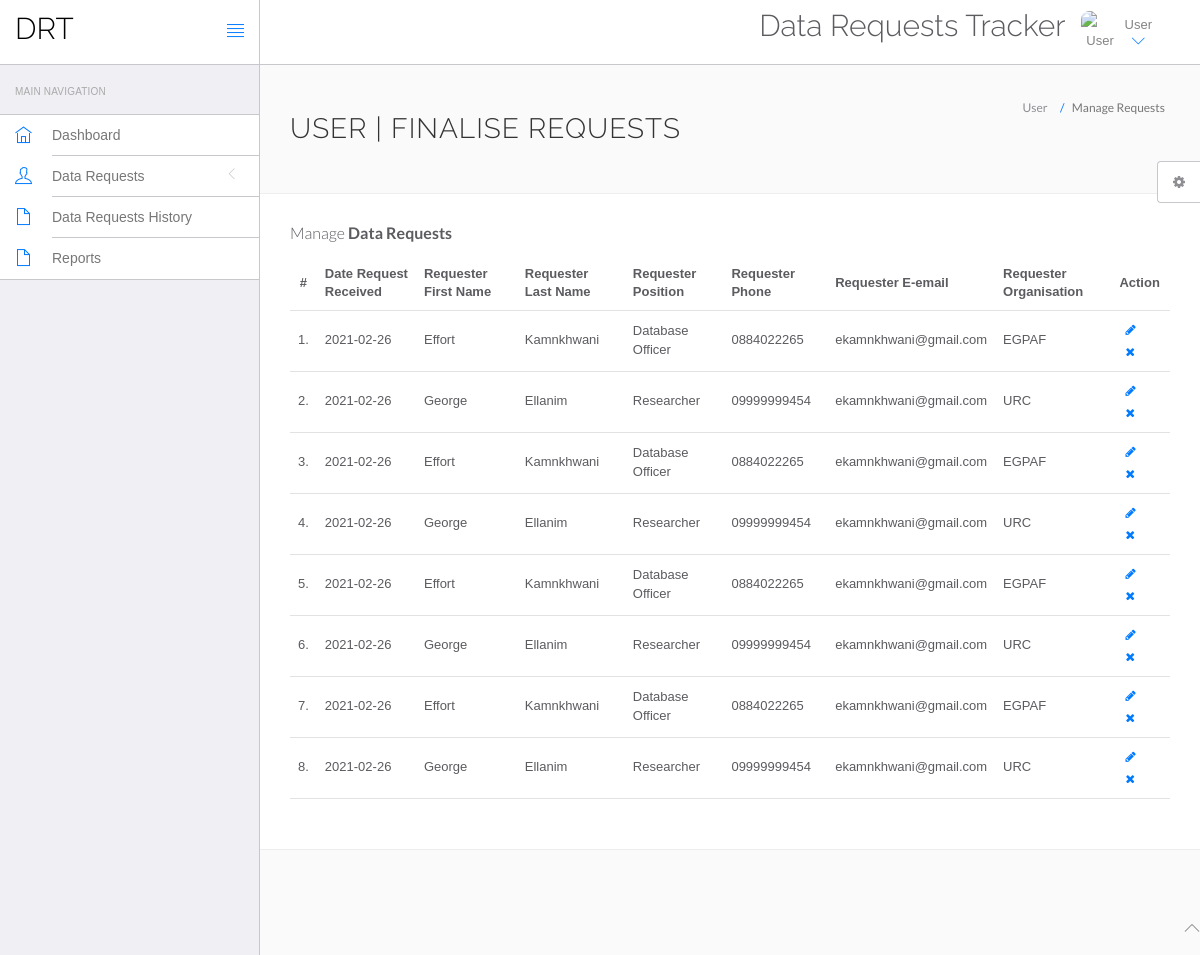
The app's page /drt/users/manage-requests4.php (signed in) with its own data.
### tables this page shows
CREATE TABLE `drequest_tracker` (
  `request_id` int(11) NOT NULL AUTO_INCREMENT,
  `date_request_received` date NOT NULL,
  `requester_first_name` varchar(255) NOT NULL,
  `requester_last_name` varchar(255) NOT NULL,
  `requester_position` varchar(255) NOT NULL,
  `requester_phone` varchar(50) DEFAULT NULL,
  `requester_email` varchar(50) DEFAULT NULL,
  `requester_organization` varchar(255) NOT NULL,
  `date_data_required` date DEFAULT NULL,
  `title_of_request` varchar(255) DEFAULT NULL,
  `description_of_request` varchar(255) DEFAULT NULL,
  `type_of_data_required` varchar(255) DEFAULT NULL,
  `intended_use_of_requested_data` varchar(500) DEFAULT NULL,
  `type_of_access_format` varchar(255) DEFAULT NULL,
  `data_disposal_arrangement_after_use` varchar(255) DEFAULT NULL,
  `approval_organization` varchar(255) DEFAULT NULL,
  `approver_name` varchar(255) DEFAULT NULL,
  `approver_designation` varchar(255) DEFAULT NULL,
  `approval_date` date DEFAULT NULL,
  `approval_supporting_document` blob,
  `date_of_data_submission` date DEFAULT NULL,
  `attachment_sent` blob,
  `frequency_of_report` varchar(255) DEFAULT NULL,
  `report_has_PII` tinyint(1) DEFAULT NULL,
  `cdr_member_assigned` varchar(255) DEFAULT NULL,
  `co_requesters` varchar(255) DEFAULT NULL,
  `comments_after_data_submission` varchar(255) DEFAULT NULL,
  `general_comments` varchar(255) DEFAULT NULL,
  `extraction_script_used` blob,
  `request_status` varchar(50) NOT NULL,
  PRIMARY KEY (`request_id`)
);

### drt/users/manage-requests4.php (the view, shortened to what this page needs)
<?php
include('include/config.php');
?>
<!DOCTYPE html>
<html lang="en">
	<head>
		<link rel="stylesheet" href="vendor/bootstrap/css/bootstrap.min.css">
		<link rel="stylesheet" href="vendor/fontawesome/css/font-awesome.min.css">
		<link rel="stylesheet" href="vendor/themify-icons/themify-icons.min.css">
		<link href="vendor/animate.css/animate.min.css" rel="stylesheet" media="screen">
		<link href="vendor/perfect-scrollbar/perfect-scrollbar.min.css" rel="stylesheet" media="screen">
		<link href="vendor/switchery/switchery.min.css" rel="stylesheet" media="screen">
		<link href="vendor/bootstrap-touchspin/jquery.bootstrap-touchspin.min.css" rel="stylesheet" media="screen">
		<link href="vendor/select2/select2.min.css" rel="stylesheet" media="screen">
		<link href="vendor/bootstrap-datepicker/bootstrap-datepicker3.standalone.min.css" rel="stylesheet" media="screen">
		<link href="vendor/bootstrap-timepicker/bootstrap-timepicker.min.css" rel="stylesheet" media="screen">
		<link rel="stylesheet" href="assets/css/styles.css">
		<link rel="stylesheet" href="assets/css/plugins.css">
		<link rel="stylesheet" href="assets/css/themes/theme-1.css" id="skin_color" />
	</head>
	<body>
		<div id="app">
<?php include('include/sidebar.php');?>
			<div class="app-content">
						<?php include('include/header.php');?>
				<div class="main-content" >
					<div class="wrap-content container" id="container">
						<section id="page-title">
							<div class="row">
								<div class="col-sm-8">
									<h1 class="mainTitle">User | Finalise Requests</h1>
																	</div>
								<ol class="breadcrumb">
									<li>
										<span>User</span>
									</li>
									<li class="active">
										<span>Manage Requests</span>
									</li>
								</ol>
							</div>
						</section>
						<div class="container-fluid container-fullw bg-white">
									<div class="row">
								<div class="col-md-12">
									<h5 class="over-title margin-bottom-15">Manage <span class="text-bold">Data Requests</span></h5>
									<table class="table table-hover" id="sample-table-1">
										<thead>
											<tr>
												<th class="center">#</th>
												<th>Date Request Received</th>
												<th class="hidden-xs">Requester First Name</th>
												<th>Requester Last Name</th>
												<th>Requester Position</th>
												<th>Requester Phone</th>
												<th>Requester E-email</th>
												<th>Requester Organisation</th>
												<th>Action</th>
											</tr>
										</thead>
										<tbody>
<?php
$sql=mysqli_query($con,"select * from drequest_tracker where request_status ='data submitted'");
$cnt=1;
while($row=mysqli_fetch_array($sql))
{
?>
											<tr>
												<td class="center"><?php echo $cnt;?>.</td>
												<td class="hidden-xs"><?php echo $row['date_request_received'];?></td>
												<td><?php echo $row['requester_first_name'];?></td>
												<td><?php echo $row['requester_last_name'];?>
												<td><?php echo $row['requester_position'];?>
												<td><?php echo $row['requester_phone'];?>
												<td><?php echo $row['requester_email'];?>
												<td><?php echo $row['requester_organization'];?>
												</td>
												<td >
												<div class="visible-md visible-lg hidden-sm hidden-xs">
							<a href="edit-request-status1.php?id=<?php echo $row['request_id'];?>" class="btn btn-transparent btn-xs" tooltip-placement="top" tooltip="Edit"><i class="fa fa-pencil"></i></a>
	<a href="manage-requests3.php?id=<?php echo $row['request_id']?>&del=delete" onClick="return confirm('Are you sure you want to delete selected request?')"class="btn btn-transparent btn-xs tooltips" tooltip-placement="top" tooltip="Remove"><i class="fa fa-times fa fa-white"></i></a>
												</div>
												</td>
											</tr>
											<?php
$cnt=$cnt+1;
											 }?>
										</tbody>
									</table>
								</div>
							</div>
								</div>
							</div>
						</div>
					</div>
				</div>
	<?php include('include/footer.php');?>
	<?php include('include/setting.php');?>
	</body>
</html>

### drt/users/include/sidebar.php (shortened to what this page needs)
<div class="sidebar app-aside" id="sidebar">
				<div class="sidebar-container perfect-scrollbar">
<nav>
						<div class="navbar-title">
							<span>Main Navigation</span>
						</div>
						<ul class="main-navigation-menu">
							<li>
								<a href="dashboard.php">
									<div class="item-content">
										<div class="item-media">
											<i class="ti-home"></i>
										</div>
										<div class="item-inner">
											<span class="title"> Dashboard </span>
										</div>
									</div>
								</a>
							</li>
			 <li>
								<a href="javascript:void(0)">
									<div class="item-content">
										<div class="item-media">
											<i class="ti-user"></i>
										</div>
										<div class="item-inner">
											<span class="title"> Data Requests </span><i class="icon-arrow"></i>
										</div>
									</div>
								</a>
								</li>
<li>
								<a href="search-datarequest-history.php">
									<div class="item-content">
										<div class="item-media">
											<i class="ti-file"></i>
										</div>
										<div class="item-inner">
											<span class="title"> Data Requests History </span>
										</div>
									</div>
								</a>
							</li>
	<li>
								<a href="reports.php">
									<div class="item-content">
										<div class="item-media">
											<i class="ti-file"></i>
										</div>
										<div class="item-inner">
											<span class="title"> Reports </span>
										</div>
									</div>
								</a>
							</li>
						</ul>
					</nav>
					</div>
			</div>

### drt/users/include/header.php (shortened to what this page needs)
<header class="navbar navbar-default navbar-static-top">
					<div class="navbar-header">
						<a class="navbar-brand" href="#">
							<h2 style="padding-top:20%; color:#000 ">DRT</h2>
						</a>
						<a href="#" class="sidebar-toggler pull-right visible-md visible-lg" data-toggle-class="app-sidebar-closed" data-toggle-target="#app">
							<i class="ti-align-justify"></i>
						</a>
					</div>
					<div class="navbar-collapse collapse">
						<ul class="nav navbar-right">
								<li  style="padding-top:2% ">
								<h2>Data Requests Tracker</h2>
							</li>
							<li class="dropdown current-user">
								<a href class="dropdown-toggle" data-toggle="dropdown">
									<img src="assets/images/avatar-1.jpg" alt="User"> <span class="username">
			User
									<i class="ti-angle-down"></i></i></span>
								</a>
							</li>
						</ul>
					</div>
				</header>

### drt/users/include/footer.php
<footer>
				<div class="footer-inner">
					<div class="pull-left">
						&copy; <span class="current-year"></span><span class="text-bold text-uppercase"> DRT</span>. <span>All rights reserved</span>
					</div>
					<div class="pull-right">
						<span class="go-top"><i class="ti-angle-up"></i></span>
					</div>
				</div>
			</footer>

### drt/users/include/setting.php (shortened to what this page needs)
<div class="settings panel panel-default hidden-xs hidden-sm" id="settings">
				<button ct-toggle="toggle" data-toggle-class="active" data-toggle-target="#settings" class="btn btn-default">
					<i class="fa fa-spin fa-gear"></i>
				</button>
			</div>

### drt/users/assets/css/plugins.css (style rules this page uses)
.perfect-scrollbar { overflow-y: hidden !important; }

### drt/users/assets/css/themes/theme-1.css (style rules this page uses)
body { background: #FAFAFA; }
header .navbar-header { background: #ffffff !important; border-right-color: #c8c7cc !important; border-bottom-color: #c8c7cc !important; }
header .navbar-header .sidebar-toggler, header .navbar-header .sidebar-mobile-toggler { color: #007aff !important; }
header .navbar-header .navbar-brand { color: #777 !important; }
header .navbar-collapse { background: #ffffff !important; border-bottom-color: #c8c7cc !important; box-shadow: none !important; }
header .navbar-collapse .navbar-right > li > a { color: #777; }
header .navbar-collapse .navbar-right > li > a i { color: #007aff !important; }
#sidebar { background: #EFEFF4 !important; }
#sidebar:before { border-right-width: "1px" !important; border-right-style: solid; border-right-color: #c8c7cc !important; }
#sidebar nav { border-right-width: "1px" !important; border-right-style: solid; border-right-color: #c8c7cc !important; }
#sidebar nav .navbar-title { color: #aaaaaa; }
#sidebar nav > ul { background: #ffffff !important; border-bottom-color: #c8c7cc !important; border-top-color: #c8c7cc !important; }
#sidebar nav > ul > li > a .item-media > i { color: #007aff !important; }
#sidebar nav > ul > li > a .item-inner { color: #777 !important; border-bottom-color: #c8c7cc; }

### records on screen
drequest_tracker: date_request_received "2021-02-26", requester_first_name "Effort", requester_last_name "Kamnkhwani", requester_position "Database Officer", requester_phone "0884022265", requester_email "ekamnkhwani@gmail.com", requester_organization "EGPAF"
drequest_tracker: date_request_received "2021-02-26", requester_first_name "George", requester_last_name "Ellanim", requester_position "Researcher", requester_phone "09999999454", requester_email "ekamnkhwani@gmail.com", requester_organization "URC"
drequest_tracker: date_request_received "2021-02-26", requester_first_name "Effort", requester_last_name "Kamnkhwani", requester_position "Database Officer", requester_phone "0884022265", requester_email "ekamnkhwani@gmail.com", requester_organization "EGPAF"
drequest_tracker: date_request_received "2021-02-26", requester_first_name "George", requester_last_name "Ellanim", requester_position "Researcher", requester_phone "09999999454", requester_email "ekamnkhwani@gmail.com", requester_organization "URC"
drequest_tracker: date_request_received "2021-02-26", requester_first_name "Effort", requester_last_name "Kamnkhwani", requester_position "Database Officer", requester_phone "0884022265", requester_email "ekamnkhwani@gmail.com", requester_organization "EGPAF"
drequest_tracker: date_request_received "2021-02-26", requester_first_name "George", requester_last_name "Ellanim", requester_position "Researcher", requester_phone "09999999454", requester_email "ekamnkhwani@gmail.com", requester_organization "URC"
drequest_tracker: date_request_received "2021-02-26", requester_first_name "Effort", requester_last_name "Kamnkhwani", requester_position "Database Officer", requester_phone "0884022265", requester_email "ekamnkhwani@gmail.com", requester_organization "EGPAF"
drequest_tracker: date_request_received "2021-02-26", requester_first_name "George", requester_last_name "Ellanim", requester_position "Researcher", requester_phone "09999999454", requester_email "ekamnkhwani@gmail.com", requester_organization "URC"
